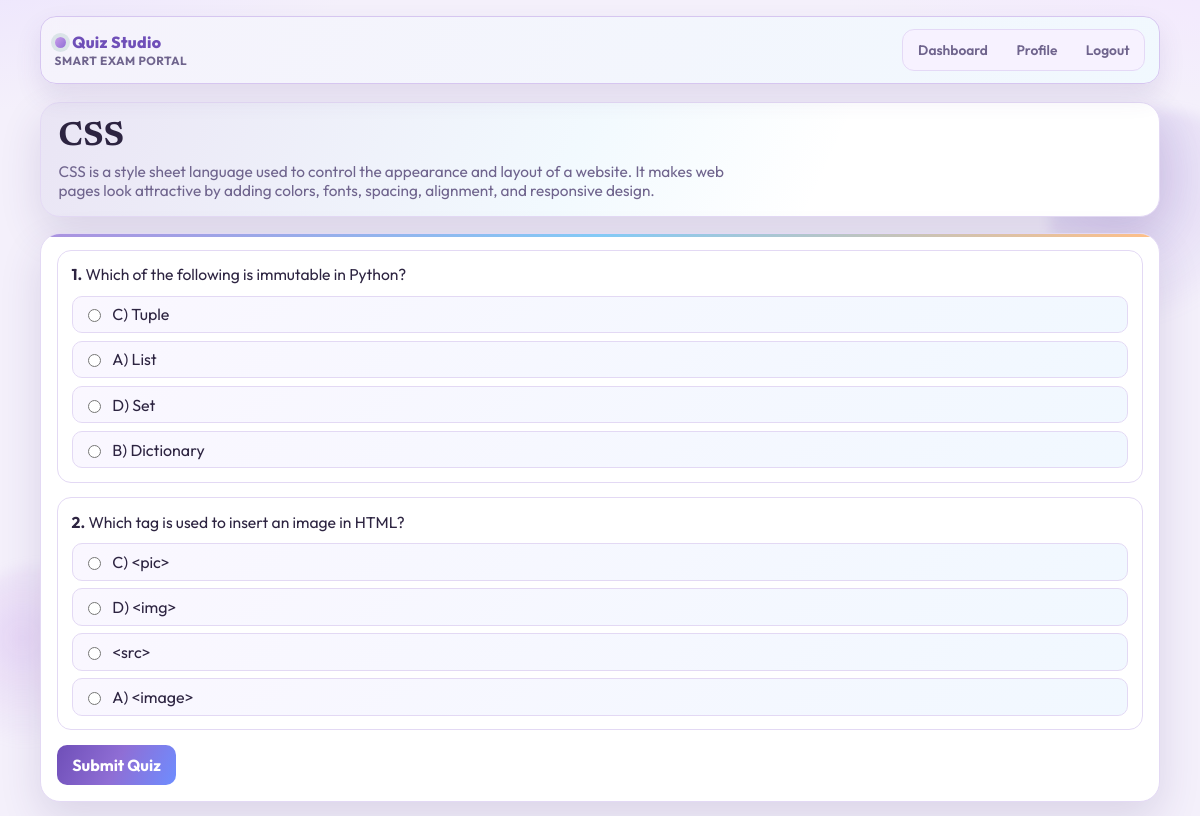
The page /quiz/1/ (signed in) on the database its author committed.
### Quiz/models.py (models this page shows, shortened)
class Quiz(models.Model):
    title = models.CharField(max_length=200)
    description = models.TextField(blank=True)
    is_published = models.BooleanField(default=False)

class Question(models.Model):
    quiz = models.ForeignKey(Quiz, on_delete=models.CASCADE, related_name="questions")
    question = models.TextField()

### Quiz/views.py (the view)
# urls.py: path("quiz/<int:quiz_id>/", views.take_quiz_view, name="take_quiz"),
@login_required
@never_cache
def take_quiz_view(request, quiz_id):
    if request.user.is_staff:
        messages.error(request, "Admins are not allowed to participate in quizzes.")
        return redirect("quiz:admin_dashboard")
    if not hasattr(request.user, "participant"):
        return redirect("quiz:participant_profile")
    quiz = get_object_or_404(Quiz.objects.prefetch_related("questions__options"), id=quiz_id, is_published=True)
    questions = list(quiz.questions.all().order_by("?"))
    if not questions:
        raise Http404("No questions found for this quiz.")
    if request.method == "POST":
        form = QuizSubmissionForm(request.POST, quiz=quiz)
        if form.is_valid():
            score = 0
            for question in quiz.questions.all():
                selected_option_id = form.cleaned_data.get(f"question_{question.id}")
                if selected_option_id and question.options.filter(id=selected_option_id, is_correct=True).exists():
                    score += 1
            attempt = QuizAttempt.objects.create(
                participant=request.user.participant,
                quiz=quiz,
                score=score,
                total=quiz.questions.count(),
            )
            return redirect("quiz:result", attempt_id=attempt.id)
    else:
        form = QuizSubmissionForm(quiz=quiz)
    question_forms = []
    for question in questions:
        field = form[f"question_{question.id}"]
        question_forms.append((question, field))
    return render(
        request,
        "quiz/take_quiz.html",
        {
            "quiz": quiz,
            "form": form,
            "question_forms": question_forms,
        },
    )

### Quiz/forms.py
class QuizSubmissionForm(forms.Form):
    quiz_id = forms.IntegerField(widget=forms.HiddenInput)
    def __init__(self, *args, quiz: Quiz, **kwargs):
        super().__init__(*args, **kwargs)
        self.quiz = quiz
        self.fields["quiz_id"].initial = quiz.id
        for question in quiz.questions.prefetch_related("options").all():
            choices = [(str(option.id), option.option) for option in question.options.all().order_by("?")]
            self.fields[f"question_{question.id}"] = forms.ChoiceField(
                label=question.question,
                choices=choices,
                widget=forms.RadioSelect,
            )

### Quiz/templates/quiz/take_quiz.html (shortened to what this page needs)
{% extends "quiz/base.html" %}
{% block content %}
<section class="hero">
    <h1 class="title">{{ quiz.title }}</h1>
    <p class="subtitle">{{ quiz.description|default:"Read each question carefully and select the best answer." }}</p>
</section>
<form method="post" class="card">
    {% for question, bound_field in question_forms %}
        <div class="question">
            <p class="question-title"><strong>{{ forloop.counter }}.</strong> {{ question.question }}</p>
            {{ bound_field }}
        </div>
    {% endfor %}
    <button type="submit" class="btn btn-primary">Submit Quiz</button>
</form>
{% endblock %}

### Quiz/templates/quiz/base.html (style rules this page uses)
:root { --bg: #f4f0fb; --paper: #ffffff; --paper-soft: #faf7ff; --ink: #2d2441; --muted: #6f648d; --line: #e3d9f4; --brand: #8f6ed5; --brand-2: #6f4fb8; --accent: #c89eea; --accent-2: #5ab9f3; --accent-3: #ffa95e; --danger: #b33131; --success-bg: #f0eaff; --success-text: #5e3ca2; --warning-bg: #fff3fb; --warning-text: #8e4e89; --info-bg: #efe9ff; --info-text: #5741a4; --danger-bg: #ffeaea; --radius-lg: 20px; --radius-md: 12px; --shadow: 0 16px 42px rgba(62, 41, 112, 0.14); }
* { box-sizing: border-box; }
body { margin: 0; font-family: "Outfit", sans-serif; color: var(--ink); background: radial-gradient(900px 400px at -10% -15%, #e8ddff 0%, transparent 60%), radial-gradient(760px 260px at 110% -8%, #f2e5ff 0%, transparent 68%), var(--bg); min-height: 100vh; position: relative; overflow-x: hidden; }
body::before, body::after { content: ""; position: fixed; border-radius: 50%; filter: blur(6px); z-index: -1; animation: floaty 8s ease-in-out infinite; }
body::before { width: 220px; height: 220px; right: -70px; top: 110px; background: radial-gradient(circle at 30% 30%, rgba(143, 110, 213, 0.28), transparent 70%); }
body::after { width: 180px; height: 180px; left: -50px; bottom: 70px; background: radial-gradient(circle at 40% 40%, rgba(200, 158, 234, 0.3), transparent 70%); animation-delay: 1.5s; }
.hero { border: 1px solid var(--line); border-radius: var(--radius-lg); padding: 1rem 1.1rem; background: linear-gradient(115deg, rgba(111, 79, 184, 0.15), rgba(90, 185, 243, 0.08) 48%, transparent 70%), var(--paper); box-shadow: var(--shadow); margin-bottom: 1rem; animation: lift 0.45s ease; }
.title { margin: 0; font-size: clamp(1.5rem, 3.5vw, 2.1rem); line-height: 1.08; font-family: "Newsreader", serif; letter-spacing: 0.01em; }
.subtitle { margin: 0.4rem 0 0; color: var(--muted); font-size: 0.96rem; max-width: 68ch; }
.card { background: var(--paper); border: 1px solid var(--line); border-radius: var(--radius-lg); padding: 1rem; margin-bottom: 1rem; box-shadow: var(--shadow); animation: lift 0.45s ease; position: relative; overflow: hidden; }
.card::before { content: ""; position: absolute; top: 0; left: 0; width: 100%; height: 3px; background: linear-gradient(90deg, var(--brand), var(--accent-2), var(--accent-3)); opacity: 0.75; }
.btn { border: 0; border-radius: 10px; padding: 0.62rem 0.95rem; font: inherit; font-weight: 700; cursor: pointer; text-decoration: none; display: inline-flex; align-items: center; justify-content: center; gap: 0.35rem; transition: 0.2s ease; position: relative; overflow: hidden; }
.btn-primary { color: #fff; background: linear-gradient(115deg, var(--brand-2), var(--brand), #6e8dff); }
.btn-primary::after { content: ""; position: absolute; inset: 0 auto 0 -130%; width: 50%; background: linear-gradient(120deg, transparent, rgba(255, 255, 255, 0.3), transparent); transform: skewX(-20deg); transition: left 0.45s ease; }
.question { border: 1px solid var(--line); border-radius: 14px; padding: 0.85rem; margin-bottom: 0.9rem; background: #fff; animation: lift 0.35s ease; transition: border-color 0.2s ease, box-shadow 0.2s ease; }
.question-title { margin: 0 0 0.65rem; font-size: 0.98rem; line-height: 1.35; }
.question ul, .question > div { margin: 0; padding: 0; display: grid; gap: 0.48rem; }
.question label { margin: 0; padding: 0.48rem 0.65rem; border: 1px solid var(--line); border-radius: 10px; background: linear-gradient(145deg, #faf7ff, #f1f8ff); display: flex; align-items: center; gap: 0.52rem; cursor: pointer; }
.question input[type="radio"] { accent-color: var(--brand); }
.content > *:nth-child(1) { animation-delay: 0.02s; }
.content > *:nth-child(2) { animation-delay: 0.08s; }

### rows shown on the page
Quiz: title "CSS", description "CSS is a style sheet language used to control the appearance and layout of a website. It makes web pages look attractive by adding colors, fonts, spacing, alignment, and responsive design."
Question: question "Which of the following is immutable in Python?"
Question: question "Which tag is used to insert an image in HTML?"
